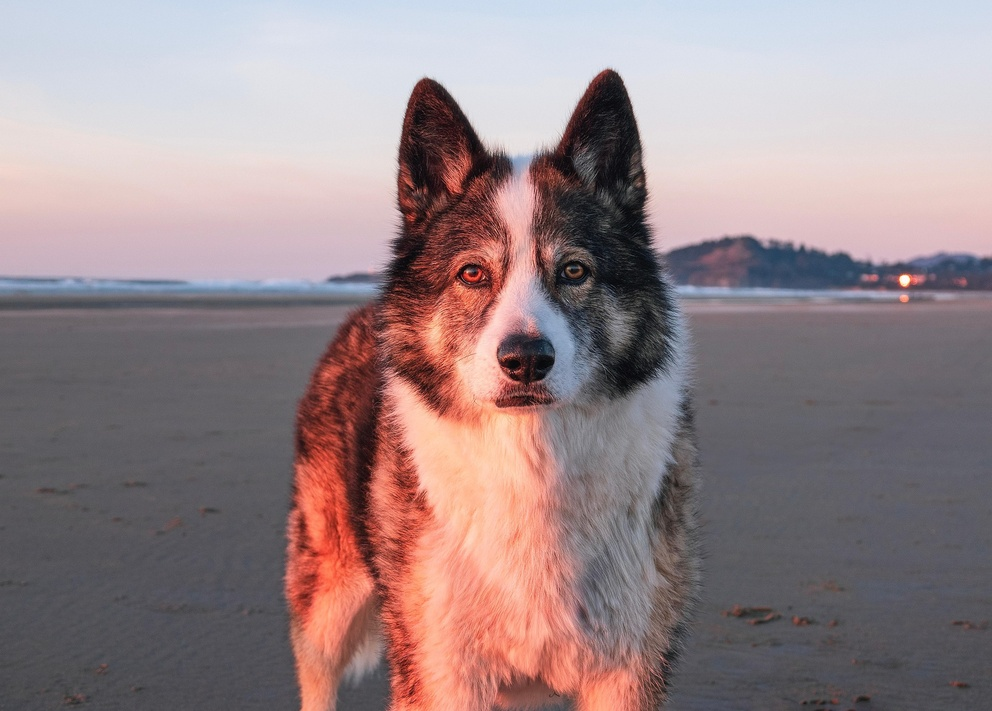
#> input picture imageprocessor/resources/dog.jpg, 992 x 711 px, shrunk from 1920 x 1376 before the run
$ python blur.py
#> lines starting #> are read from the running program, lines starting #| are printed output that depends on the picture
from PIL import ImageFilter, Image

before = Image.open("resources/dog.jpg")
#> before is the input picture: PIL image 992x711 RGB; mean R, G, B 151.4, 133.8, 136.4
after = before.filter(ImageFilter.BoxBlur(5))
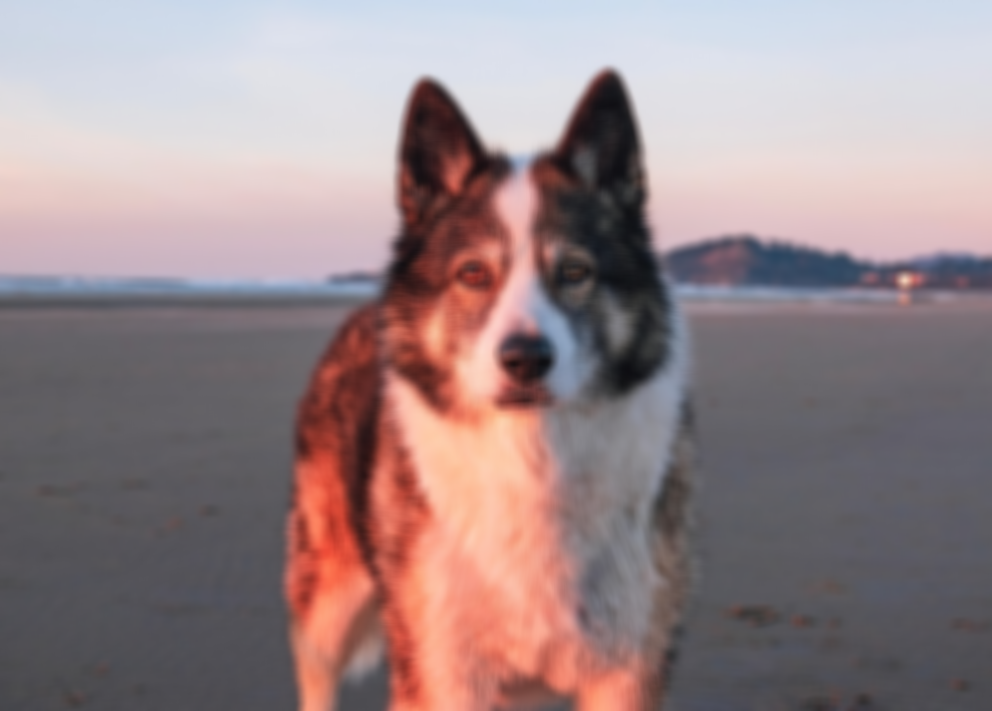
#> after: PIL image 992x711 RGB; mean R, G, B 151.4, 133.8, 136.4
# after = before.filter(ImageFilter.GaussianBlur(radius=4))
after.save("resources/dog_blurred.jpg")

$ run again, with imageprocessor/resources/sunset.jpg copied over imageprocessor/resources/dog.jpg
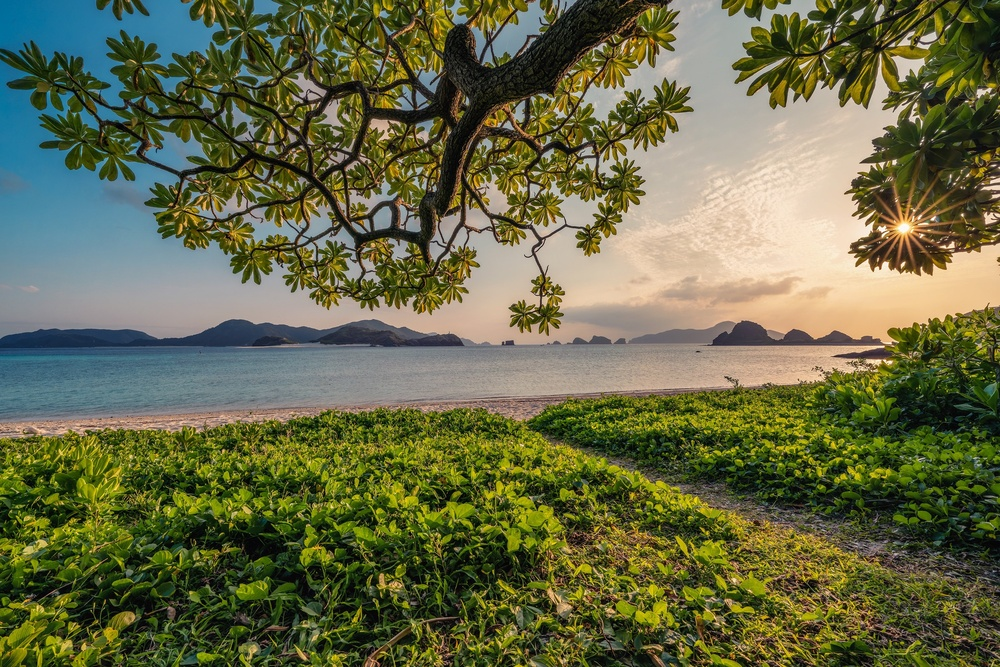
#> input picture imageprocessor/resources/sunset.jpg, 1000 x 667 px, shrunk from 3150 x 2100 before the run
#> before is the input picture: PIL image 1000x667 RGB; mean R, G, B 102.2, 105.2, 70.9
#> `after = before.filter(ImageFilter.BoxBlur(5))`:
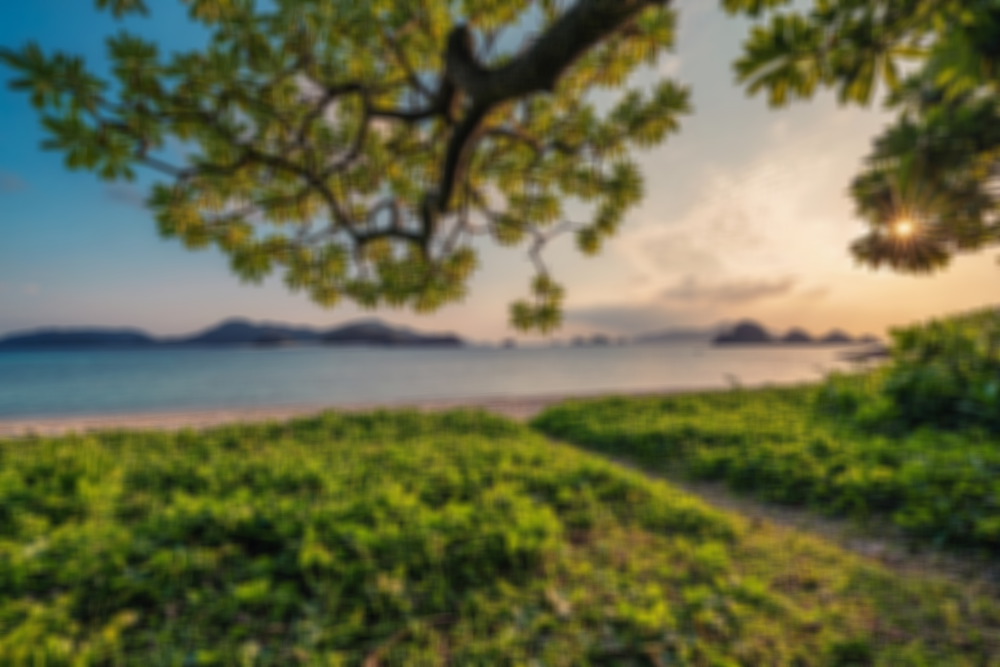
#> after: PIL image 1000x667 RGB; mean R, G, B 102.2, 105.2, 70.9
